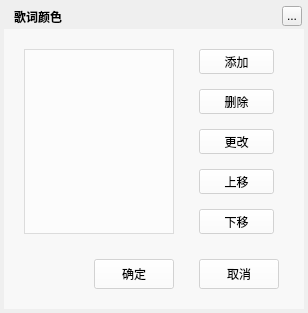
<?xml version="1.0" encoding="UTF-8"?>
<ui version="4.0">
 <class>MusicLrcColorWidget</class>
 <widget class="QWidget" name="MusicLrcColorWidget">
  <property name="geometry">
   <rect>
    <x>0</x>
    <y>0</y>
    <width>308</width>
    <height>313</height>
   </rect>
  </property>
  <property name="windowTitle">
   <string>歌词颜色</string>
  </property>
  <widget class="QLabel" name="background">
   <property name="geometry">
    <rect>
     <x>4</x>
     <y>4</y>
     <width>300</width>
     <height>305</height>
    </rect>
   </property>
   <property name="text">
    <string/>
   </property>
  </widget>
  <widget class="QLabel" name="topTitleName">
   <property name="geometry">
    <rect>
     <x>14</x>
     <y>4</y>
     <width>91</width>
     <height>25</height>
    </rect>
   </property>
   <property name="styleSheet">
    <string notr="true">color:&quot;#FFFFFF&quot;;font-weight:bold</string>
   </property>
   <property name="text">
    <string>歌词颜色</string>
   </property>
  </widget>
  <widget class="QToolButton" name="topTitleCloseButton">
   <property name="geometry">
    <rect>
     <x>282</x>
     <y>6</y>
     <width>20</width>
     <height>20</height>
    </rect>
   </property>
   <property name="text">
    <string>...</string>
   </property>
  </widget>
  <widget class="QWidget" name="backgroundMask" native="true">
   <property name="geometry">
    <rect>
     <x>4</x>
     <y>29</y>
     <width>300</width>
     <height>280</height>
    </rect>
   </property>
   <property name="styleSheet">
    <string notr="true">background:rgba(255,255,255,150)</string>
   </property>
   <widget class="QListWidget" name="listWidget">
    <property name="geometry">
     <rect>
      <x>20</x>
      <y>20</y>
      <width>150</width>
      <height>185</height>
     </rect>
    </property>
   </widget>
   <widget class="QPushButton" name="addButton">
    <property name="geometry">
     <rect>
      <x>195</x>
      <y>20</y>
      <width>75</width>
      <height>25</height>
     </rect>
    </property>
    <property name="cursor">
     <cursorShape>PointingHandCursor</cursorShape>
    </property>
    <property name="text">
     <string>添加</string>
    </property>
   </widget>
   <widget class="QPushButton" name="deleteButton">
    <property name="geometry">
     <rect>
      <x>195</x>
      <y>60</y>
      <width>75</width>
      <height>25</height>
     </rect>
    </property>
    <property name="cursor">
     <cursorShape>PointingHandCursor</cursorShape>
    </property>
    <property name="text">
     <string>删除</string>
    </property>
   </widget>
   <widget class="QPushButton" name="modifyButton">
    <property name="geometry">
     <rect>
      <x>195</x>
      <y>100</y>
      <width>75</width>
      <height>25</height>
     </rect>
    </property>
    <property name="cursor">
     <cursorShape>PointingHandCursor</cursorShape>
    </property>
    <property name="text">
     <string>更改</string>
    </property>
   </widget>
   <widget class="QPushButton" name="upButton">
    <property name="geometry">
     <rect>
      <x>195</x>
      <y>140</y>
      <width>75</width>
      <height>25</height>
     </rect>
    </property>
    <property name="cursor">
     <cursorShape>PointingHandCursor</cursorShape>
    </property>
    <property name="text">
     <string>上移</string>
    </property>
   </widget>
   <widget class="QPushButton" name="downButton">
    <property name="geometry">
     <rect>
      <x>195</x>
      <y>180</y>
      <width>75</width>
      <height>25</height>
     </rect>
    </property>
    <property name="cursor">
     <cursorShape>PointingHandCursor</cursorShape>
    </property>
    <property name="text">
     <string>下移</string>
    </property>
   </widget>
   <widget class="QPushButton" name="confirmButton">
    <property name="geometry">
     <rect>
      <x>90</x>
      <y>230</y>
      <width>80</width>
      <height>30</height>
     </rect>
    </property>
    <property name="cursor">
     <cursorShape>PointingHandCursor</cursorShape>
    </property>
    <property name="text">
     <string>确定</string>
    </property>
   </widget>
   <widget class="QPushButton" name="cancelButton">
    <property name="geometry">
     <rect>
      <x>195</x>
      <y>230</y>
      <width>80</width>
      <height>30</height>
     </rect>
    </property>
    <property name="cursor">
     <cursorShape>PointingHandCursor</cursorShape>
    </property>
    <property name="text">
     <string>取消</string>
    </property>
   </widget>
  </widget>
  <zorder>background</zorder>
  <zorder>backgroundMask</zorder>
  <zorder>topTitleName</zorder>
  <zorder>topTitleCloseButton</zorder>
 </widget>
 <resources/>
 <connections/>
</ui>
